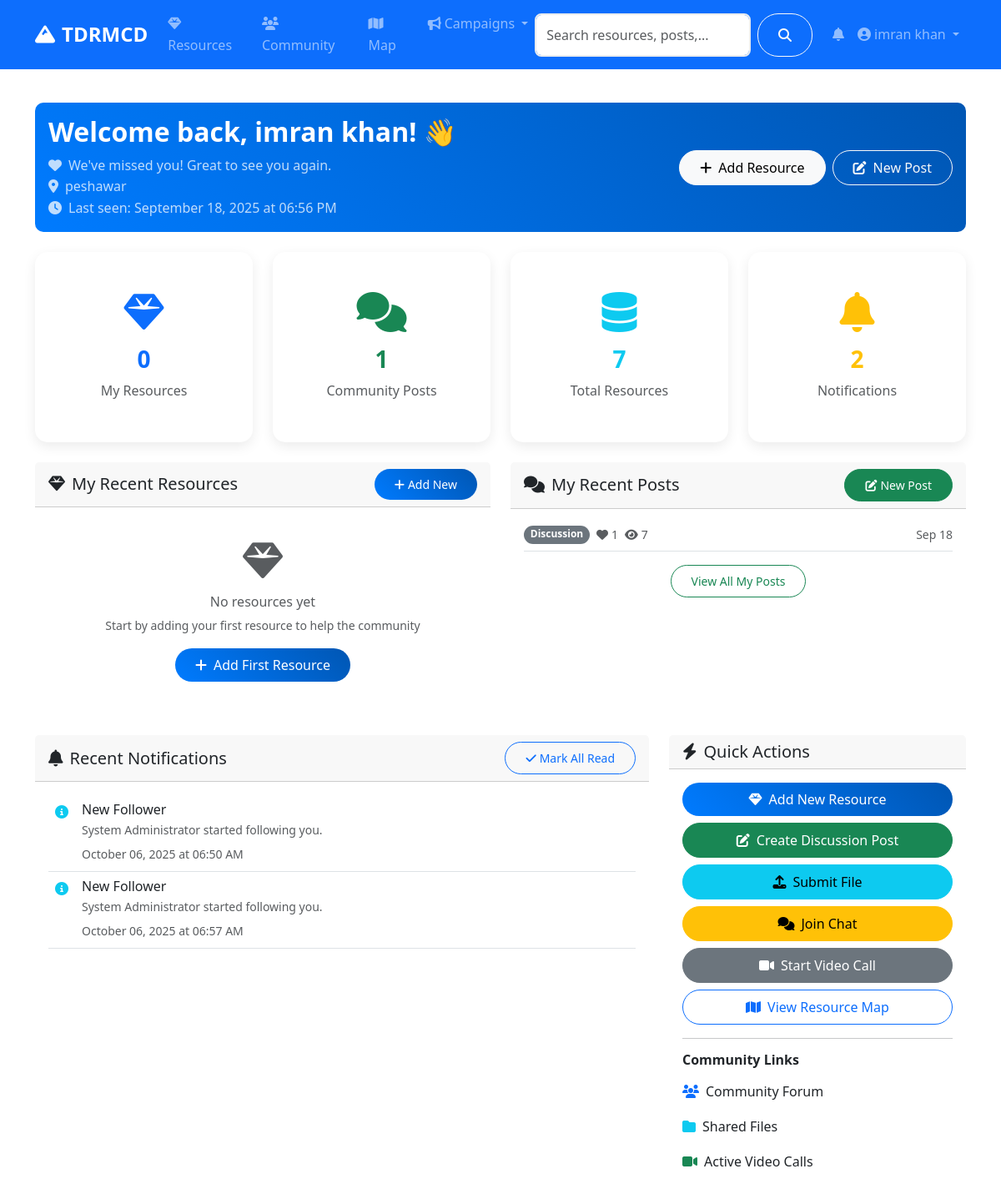
The page /dashboard (signed in, upper part) on the database as committed earlier.
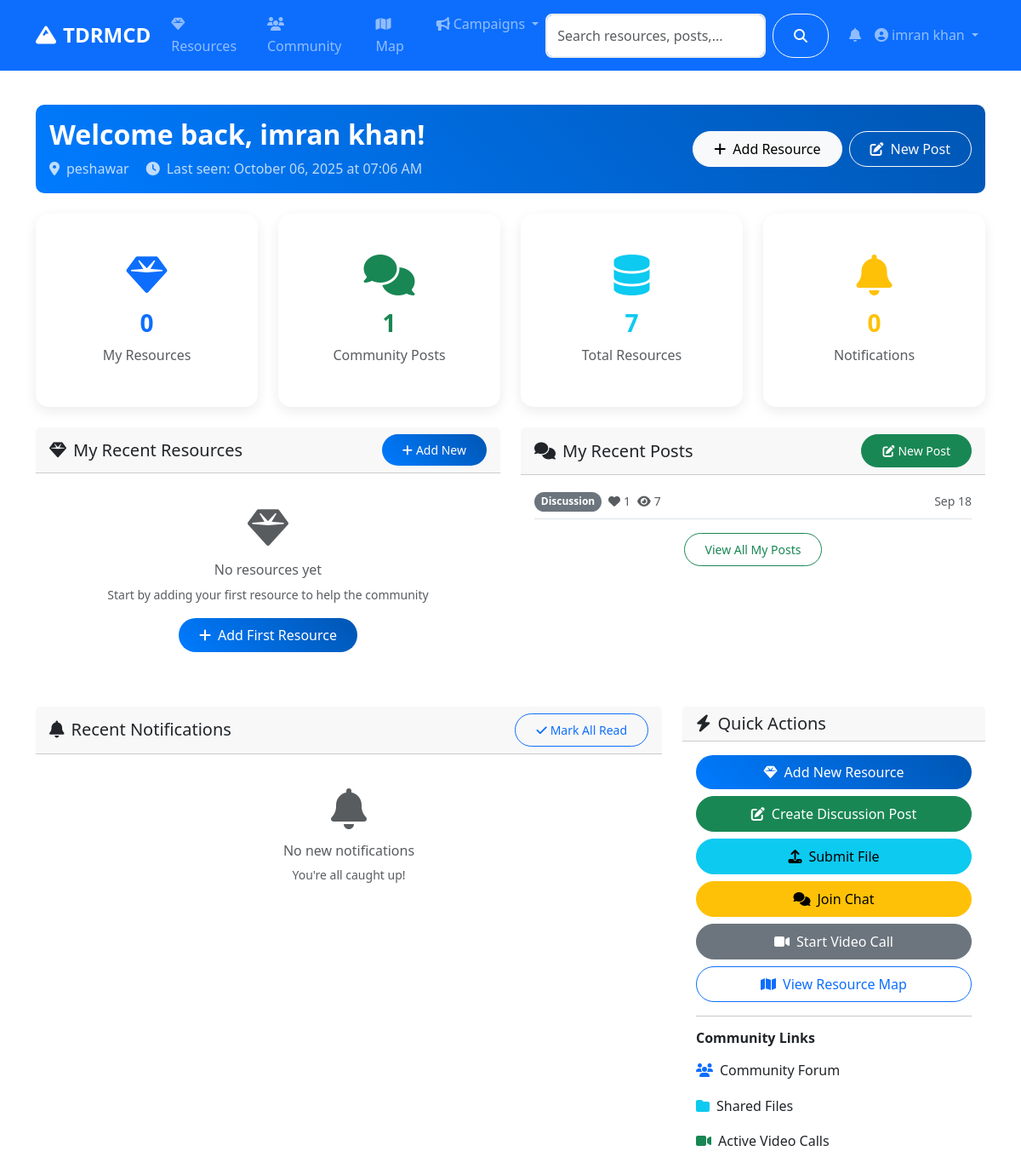
The same page on the database as committed later.
### models.py (models this page shows, shortened)
class User(UserMixin, db.Model):
    id = db.Column(db.Integer, primary_key=True)
    username = db.Column(db.String(80), unique=True, nullable=False)
    email = db.Column(db.String(120), unique=True, nullable=False)
    password_hash = db.Column(db.String(120), nullable=False)
    first_name = db.Column(db.String(50), nullable=False)
    last_name = db.Column(db.String(50), nullable=False)
    role = db.Column(db.String(20), default='user')  # user, admin, researcher
    location = db.Column(db.String(100))
    bio = db.Column(db.Text)
    avatar = db.Column(db.String(200), default='default.jpg')
    is_active = db.Column(db.Boolean, default=True)
    created_at = db.Column(db.DateTime, default=datetime.utcnow)
    last_seen = db.Column(db.DateTime, default=datetime.utcnow)
    resources = db.relationship('Resource', backref='author', lazy='dynamic')
    posts = db.relationship('CommunityPost', backref='author', lazy='dynamic')
    chat_messages = db.relationship('ChatMessage', backref='sender', lazy='dynamic')
    file_submissions = db.relationship(
        'FileSubmission',
        foreign_keys='FileSubmission.submitter_id',
        backref='submitter',
        lazy='dynamic'
    )
    reviewed_submissions = db.relationship(
        'FileSubmission',
        foreign_keys='FileSubmission.reviewed_by',
        backref='reviewer_user',
        lazy='dynamic'
    )
    notifications = db.relationship('Notification', backref='user', lazy='dynamic')
    following = db.relationship('Follow', foreign_keys='Follow.follower_id', backref='follower', lazy='dynamic')
    followers = db.relationship('Follow', foreign_keys='Follow.followed_id', backref='followed', lazy='dynamic')
    def get_full_name(self):
        return f"{self.first_name} {self.last_name}"
    def is_admin(self):
        return self.role == 'admin'

class CommunityPost(db.Model):
    id = db.Column(db.Integer, primary_key=True)
    title = db.Column(db.String(200), nullable=False)
    content = db.Column(db.Text, nullable=False)
    category = db.Column(db.String(50), nullable=False)  # discussion, question, announcement
    tags = db.Column(db.String(200))
    image_url = db.Column(db.String(200))
    likes = db.Column(db.Integer, default=0)
    views = db.Column(db.Integer, default=0)
    author_id = db.Column(db.Integer, db.ForeignKey('user.id'), nullable=False)
    created_at = db.Column(db.DateTime, default=datetime.utcnow)
    updated_at = db.Column(db.DateTime, default=datetime.utcnow, onupdate=datetime.utcnow)
    comments = db.relationship('Comment', backref='post', lazy='dynamic', cascade='all, delete-orphan')
    likes_relation = db.relationship('PostLike', backref='post', lazy='dynamic', cascade='all, delete-orphan')

class Notification(db.Model):
    id = db.Column(db.Integer, primary_key=True)
    title = db.Column(db.String(200), nullable=False)
    message = db.Column(db.Text, nullable=False)
    notification_type = db.Column(db.String(50), nullable=False)  # info, warning, success, error
    user_id = db.Column(db.Integer, db.ForeignKey('user.id'), nullable=False)
    url = db.Column(db.String(255))
    is_read = db.Column(db.Boolean, default=False)
    created_at = db.Column(db.DateTime, default=datetime.utcnow)

### routes/main.py (the view)
@main_bp.route('/dashboard')
@login_required
def dashboard():
    from datetime import datetime
    current_user.last_seen = datetime.utcnow()
    db.session.commit()
    user_resources = current_user.resources.limit(5).all()
    user_posts = current_user.posts.limit(5).all()
    notifications = current_user.notifications.filter_by(is_read=False).limit(10).all()
    stats = {
        'total_resources': Resource.query.filter_by(status='active').count(),
        'user_resources': current_user.resources.count(),
        'user_posts': current_user.posts.count(),
        'unread_notifications': current_user.notifications.filter_by(is_read=False).count()
    }
    from datetime import timedelta
    is_new_user = current_user.created_at > datetime.utcnow() - timedelta(hours=24)
    is_long_absence = current_user.last_seen < datetime.utcnow() - timedelta(days=7)
    return render_template('main/dashboard.html',
                         user_resources=user_resources,
                         user_posts=user_posts,
                         notifications=notifications,
                         stats=stats,
                         is_new_user=is_new_user,
                         is_long_absence=is_long_absence)

### app.py (called while the page is built)
@login_manager.user_loader
def load_user(user_id):
    return User.query.get(int(user_id))

### templates/main/dashboard.html (shortened to what the changed rows need)
{% extends "base.html" %}
{% block content %}
<div class="container py-4">
    <div class="row">
        <div class="col-12 mb-4">
            <div class="card bg-gradient-primary text-white">
                <div class="card-body">
                    <div class="row align-items-center">
                        <div class="col-md-8">
                            {% if is_new_user %}
                                <h2 class="fw-bold mb-2">Welcome to TDRMCD, {{ current_user.get_full_name() }}! 🎉</h2>
                                <p class="mb-0 opacity-75">
                                    <i class="fas fa-star me-2"></i>Thanks for joining our community! Let's get started.
                                    {% if current_user.location %}
                                        <br><i class="fas fa-map-marker-alt me-2"></i>{{ current_user.location }}
                                    {% endif %}
                                </p>
                            {% elif is_long_absence %}
                                <h2 class="fw-bold mb-2">Welcome back, {{ current_user.get_full_name() }}! 👋</h2>
                                <p class="mb-0 opacity-75">
                                    <i class="fas fa-heart me-2"></i>We've missed you! Great to see you again.
                                    {% if current_user.location %}
                                        <br><i class="fas fa-map-marker-alt me-2"></i>{{ current_user.location }}
                                    {% endif %}
                                    <br><i class="fas fa-clock me-2"></i>Last seen: {{ current_user.last_seen.strftime('%B %d, %Y at %I:%M %p') }}
                                </p>
                            {% else %}
                                <h2 class="fw-bold mb-2">Welcome back, {{ current_user.get_full_name() }}!</h2>
                                <p class="mb-0 opacity-75">
                                    {% if current_user.location %}
                                        <i class="fas fa-map-marker-alt me-2"></i>{{ current_user.location }}
                                    {% endif %}
                                    <span class="ms-3">
                                        <i class="fas fa-clock me-2"></i>Last seen: {{ current_user.last_seen.strftime('%B %d, %Y at %I:%M %p') }}
                                    </span>
                                </p>
                            {% endif %}
                        </div>
                    </div>
                </div>
            </div>
        </div>
        <div class="col-lg-3 col-md-6 mb-4">
            <div class="card stat-card text-center">
                <div class="card-body">
                    <i class="fas fa-bell fa-3x text-warning mb-3"></i>
                    <h3 class="fw-bold text-warning">{{ stats.unread_notifications }}</h3>
                    <p class="text-muted mb-0">Notifications</p>
                </div>
            </div>
        </div>
    </div>
    <div class="row">
        <div class="col-lg-6 mb-4">
            <div class="card">
                <div class="card-body">
                    {% if user_posts %}
                        {% for post in user_posts %}
                        <div class="border-bottom pb-2 mb-2">
                            <div class="d-flex justify-content-between align-items-center">
                                <div class="d-flex gap-2">
                                    <span class="badge bg-secondary">{{ post.category.title() }}</span>
                                    <small class="text-muted">
                                        <i class="fas fa-heart me-1"></i>{{ post.likes }}
                                    </small>
                                    <small class="text-muted">
                                        <i class="fas fa-eye me-1"></i>{{ post.views }}
                                    </small>
                                </div>
                                <small class="text-muted">{{ post.created_at.strftime('%b %d') }}</small>
                            </div>
                        </div>
                        {% endfor %}
                    {% endif %}
                </div>
            </div>
        </div>
    </div>
    <div class="row">
        <div class="col-lg-8 mb-4">
            <div class="card">
                <div class="card-body">
                    {% if notifications %}
                        <div class="notifications-list">
                            {% for notification in notifications %}
                            <div class="notification-item d-flex align-items-start p-2 border-bottom"
                                 data-notification-id="{{ notification.id }}">
                                <div class="flex-shrink-0 me-3">
                                    <i class="fas fa-{{ 'check-circle' if notification.notification_type == 'success' else 'info-circle' if notification.notification_type == 'info' else 'exclamation-triangle' if notification.notification_type == 'warning' else 'exclamation-circle' }}
                                       text-{{ 'success' if notification.notification_type == 'success' else 'info' if notification.notification_type == 'info' else 'warning' if notification.notification_type == 'warning' else 'danger' }}"></i>
                                </div>
                                <div class="flex-grow-1">
                                    <h6 class="mb-1">{{ notification.title }}</h6>
                                    <p class="mb-1 text-muted small">{{ notification.message }}</p>
                                    <small class="text-muted">{{ notification.created_at.strftime('%B %d, %Y at %I:%M %p') }}</small>
                                </div>
                            </div>
                            {% endfor %}
                        </div>
                    {% else %}
                    <div class="text-center py-4">
                        <i class="fas fa-bell fa-3x text-muted mb-3"></i>
                        <h6 class="text-muted">No new notifications</h6>
                        <p class="text-muted small">You're all caught up!</p>
                    </div>
                    {% endif %}
                </div>
            </div>
        </div>
    </div>
</div>
{% endblock %}

### templates/base.html (shortened to what this page needs)
<!DOCTYPE html>
<html lang="en">
<head>
    <link href="https://cdn.jsdelivr.net/npm/bootstrap@5.3.0/dist/css/bootstrap.min.css" rel="stylesheet">
    <link rel="stylesheet" href="https://cdnjs.cloudflare.com/ajax/libs/font-awesome/6.4.0/css/all.min.css">
    <link rel="stylesheet" href="https://unpkg.com/leaflet@1.9.4/dist/leaflet.css">
    <link rel="stylesheet" href="{{ url_for('static', filename='css/style.css') }}">
</head>
<body>
    <nav class="navbar navbar-expand-lg navbar-dark bg-primary sticky-top">
        <div class="container">
            <a class="navbar-brand fw-bold" href="{{ url_for('main.index') }}">
                <i class="fas fa-mountain me-2"></i>TDRMCD
            </a>
            <div class="collapse navbar-collapse" id="navbarNav">
                <ul class="navbar-nav me-auto">
                    <li class="nav-item">
                        <a class="nav-link" href="{{ url_for('resources.index') }}">
                            <i class="fas fa-gem me-1"></i>Resources
                        </a>
                    </li>
                    <li class="nav-item">
                        <a class="nav-link" href="{{ url_for('community.index') }}">
                            <i class="fas fa-users me-1"></i>Community
                        </a>
                    </li>
                    <li class="nav-item">
                        <a class="nav-link" href="{{ url_for('main.map_view') }}">
                            <i class="fas fa-map me-1"></i>Map
                        </a>
                    </li>
                    <li class="nav-item dropdown">
                        <a class="nav-link dropdown-toggle" href="#" role="button" data-bs-toggle="dropdown">
                            <i class="fas fa-bullhorn me-1"></i>Campaigns
                        </a>
                    </li>
                </ul>
                <form class="d-flex me-3 search-form no-loading" action="{{ url_for('main.search') }}" method="GET" onsubmit="return TDRMCD.validateSearch(event);">
                    <input class="form-control me-2" type="search" name="q" id="navbar-search" placeholder="Search resources, posts, users..." value="{{ request.args.get('q', '') }}">
                    <button class="btn btn-outline-light" type="submit">
                        <i class="fas fa-search"></i>
                    </button>
                </form>
                <ul class="navbar-nav">
                    {% if current_user.is_authenticated %}
                        <li class="nav-item dropdown">
                            <a class="nav-link" href="#" role="button" data-bs-toggle="dropdown" aria-expanded="false">
                                <span class="position-relative">
                                    <i class="fas fa-bell"></i>
                                </span>
                            </a>
                        </li>
                        <li class="nav-item dropdown">
                            <a class="nav-link dropdown-toggle" href="#" role="button" data-bs-toggle="dropdown">
                                <i class="fas fa-user-circle me-1"></i>{{ current_user.get_full_name() }}
                            </a>
                        </li>
                    {% endif %}
                </ul>
            </div>
        </div>
    </nav>
    <main>
        {% block content %}{% endblock %}
    </main>
</body>
</html>

Rows that differ between the two databases and show on the page:
no longer on this page (row edited): Notification: title "New Follower", message "System Administrator started following you.", created_at "October 06, 2025 at 06:50 AM"
no longer on this page (row edited): Notification: title "New Follower", message "System Administrator started following you.", created_at "October 06, 2025 at 06:57 AM"
changed User "imran khan": last_seen "September 18, 2025 at 06:56 PM" → "October 06, 2025 at 07:06 AM"
Other text that changed with them:
{{ stats.unread_notifications }}: "2" → "0"
text no longer shown: "! 👋 We've missed you! Great to see you again."
text now shown: "! No new notifications You're all caught up!"
